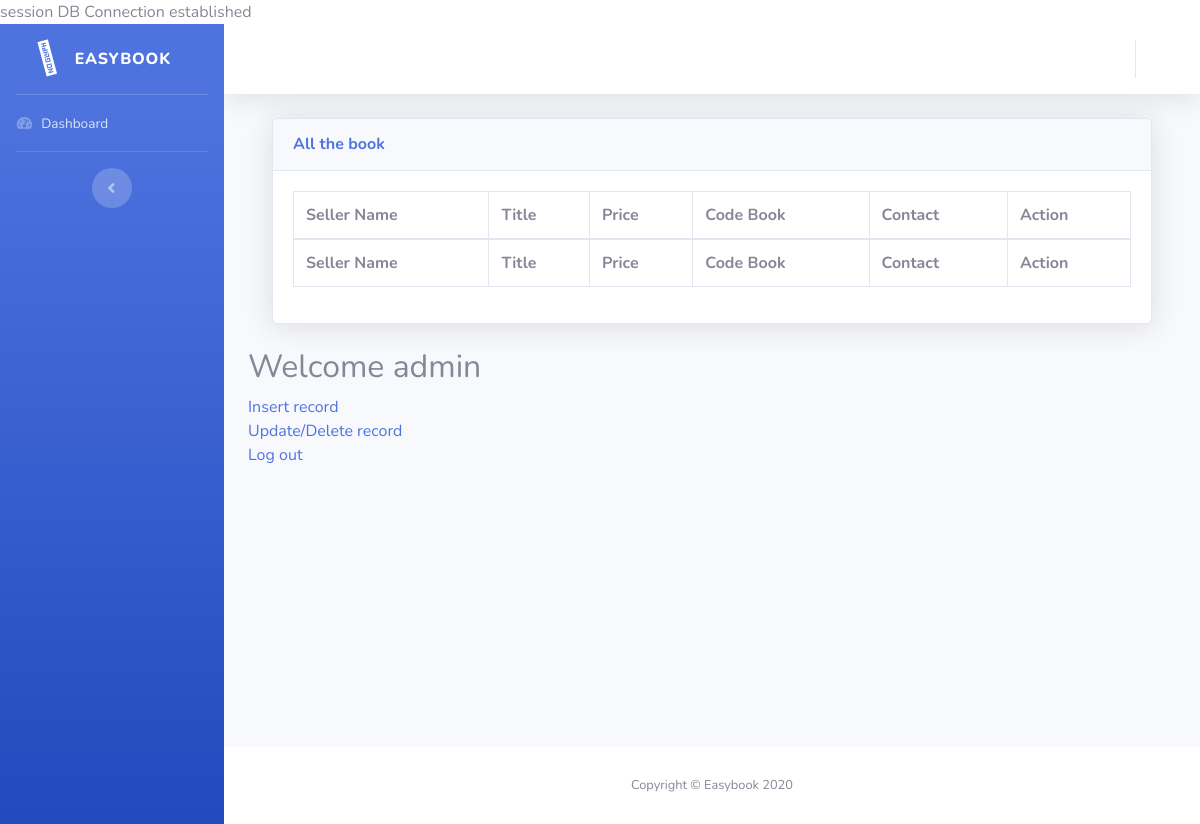
Page /admin/admindashboard.php on the earlier database version.
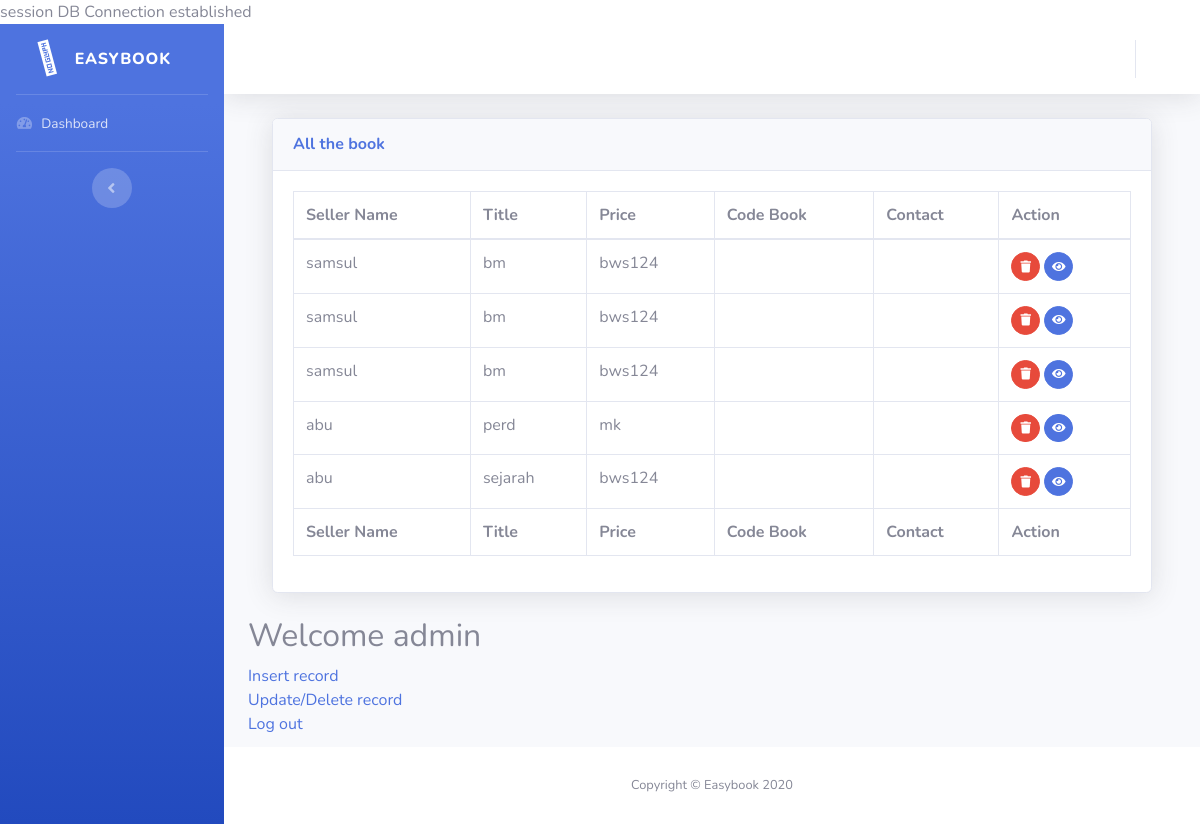
Same page on the later database version.
### tables this page shows
CREATE TABLE IF NOT EXISTS `orderbook` (
  `idbook` int(11) NOT NULL AUTO_INCREMENT,
  `status` varchar(50) NOT NULL DEFAULT '0',
  `ownerid` int(11) NOT NULL DEFAULT '0',
  `isbn` varchar(50) DEFAULT NULL,
  `bookname` varchar(50) DEFAULT NULL,
  `bookcodesubject` varchar(50) DEFAULT NULL,
  `bookcover` varchar(225) DEFAULT NULL,
  PRIMARY KEY (`idbook`)
);

CREATE TABLE IF NOT EXISTS `user` (
  `id` int(11) NOT NULL AUTO_INCREMENT,
  `email` varchar(50) DEFAULT NULL,
  `username` varchar(100) DEFAULT NULL,
  `password` varchar(255) DEFAULT NULL,
  `accesslevel` varchar(50) DEFAULT NULL,
  `imagefile` varchar(50) DEFAULT NULL,
  `contact` varchar(50) DEFAULT NULL,
  PRIMARY KEY (`id`)
);

### admin/admindashboard.php (the view, shortened to what this page needs)
<?php
require '../dbconnect.php';
$sql="SELECT o.*, u.* FROM orderbook as o
	join user as u
	on o.ownerid=u.id";
	$rs=mysqli_query($conn,$sql);
include ("header.template.php");
?>
 <body>
        <div class="container-fluid">
          <div class="card shadow mb-4">
            <div class="card-header py-3">
              <h6 class="m-0 font-weight-bold text-primary">All the book</h6>
            </div>
            <div class="card-body">
              <div class="table-responsive">
                <table class="table table-bordered" id="dataTable" width="100%" cellspacing="0">
                  <thead>
                    <tr>
                      <th>Seller Name</th>
                      <th>Title</th>
                      <th>Price</th>
                      <th>Code Book</th>
                      <th>Contact</th>
                      <th>Action</th>
                    </tr>
                  </thead>
                  <tfoot>
                    <tr>
                      <th>Seller Name</th>
                      <th>Title</th>
                      <th>Price</th>
                      <th>Code Book</th>
                      <th>Contact</th>
                      <th>Action</th>
                    </tr>
                 </tfoot>
                  <tbody>
                 <?php
					while ($rec=mysqli_fetch_array($rs)) {
					?>
                    <tr>
					 <td><?=$rec['username']?></td>
					 <td><?=$rec['bookname']?></td>
					 <td><?=$rec['bookcodesubject']?></td>
					 <td><?=$rec['price']?></td>
					 <td> <?=$rec['contact']?></td>
					  <td>
					  	<a href="#" class="btn btn-danger btn-circle btn-sm" data-toggle="modal"
                      data-target="#message<?=$rec['idbook']?>"> <i class="fas fa-trash"></i></a>
              <a class="btn btn-primary btn-circle btn-sm" href="viewbook.php?bookid=<?=$rec['idbook']?>"><i class="fas fa-eye"></i></a>
            </td>
          </tr>
                  <?php
              		}
              		?>
                  </tbody>
                </table>
              </div>
            </div>
          </div>
        </div>
 </body>
<h2>Welcome admin <?php echo $_SESSION['username'] ?></h2>
<a href="insertactivity.php">Insert record</a><br>
<a href="updateactivity.php">Update/Delete record</a><br>
<a href="logout.php">Log out</a><br>
<?php
include ("footer.template.php");
?>

Differences in the rows shown:
now on this page (row edited): orderbook: user.username "samsul", bookname "bm", bookcodesubject "bws124"
now on this page (row edited): orderbook: user.username "samsul", bookname "bm", bookcodesubject "bws124"
now on this page (row edited): orderbook: user.username "samsul", bookname "bm", bookcodesubject "bws124"
now on this page (row edited): orderbook: user.username "abu", bookname "perd", bookcodesubject "mk"
now on this page (row edited): orderbook: user.username "abu", bookname "sejarah", bookcodesubject "bws124"
